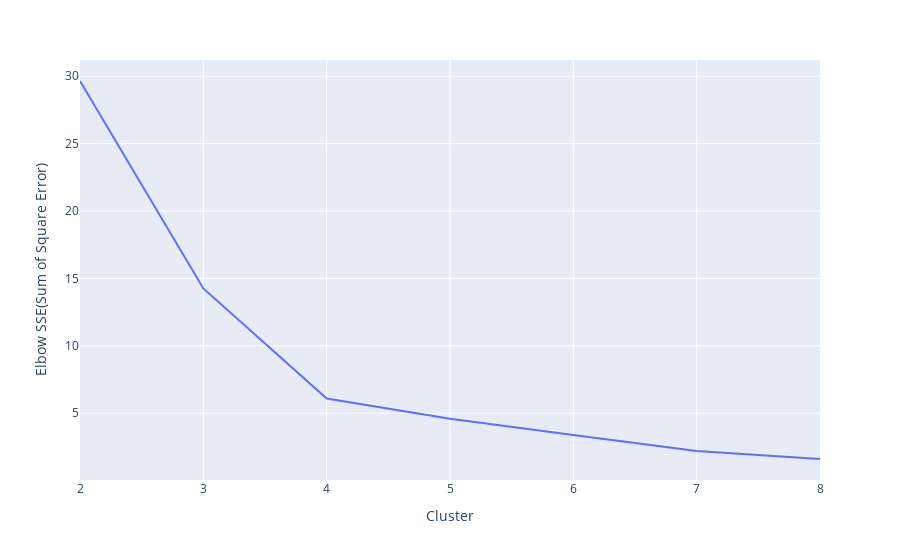

The notebook cell this image was saved under:
### Code cell
# Modelling
# Elbow Method

ssd = []
range_n_clusters = [2, 3, 4, 5, 6, 7, 8]
for num_clusters in range_n_clusters:
    kmeans = KMeans(n_clusters=num_clusters, max_iter=300)
    kmeans.fit(dataScaled)
    
    ssd.append(kmeans.inertia_)
    
# plot the SSDs for each n_clusters
fig_elbow = px.line(x=range_n_clusters, y=ssd, labels={'x' :'Cluster', 'y' :'Elbow SSE(Sum of Square Error)'} )
fig_elbow

### Figure 1 — Plotly figure (JSON) as saved in the notebook; plotly's stock layout.template omitted (floating-point values rounded to 4 significant figures)
{"data": [{"hovertemplate": "Cluster=%{x}<br>Elbow SSE(Sum of Square Error)=%{y}<extra></extra>", "legendgroup": "", "line": {"color": "#636efa", "dash": "solid"}, "marker": {"symbol": "circle"}, "mode": "lines", "name": "", "orientation": "v", "showlegend": false, "type": "scatter", "x": [2, 3, 4, 5, 6, 7, 8], "xaxis": "x", "y": [29.65, 14.26, 6.091, 4.586, 3.389, 2.203, 1.604], "yaxis": "y"}], "layout": {"legend": {"tracegroupgap": 0}, "margin": {"t": 60}, "xaxis": {"anchor": "y", "domain": [0, 1], "title": {"text": "Cluster"}}, "yaxis": {"anchor": "x", "domain": [0, 1], "title": {"text": "Elbow SSE(Sum of Square Error)"}}}}
